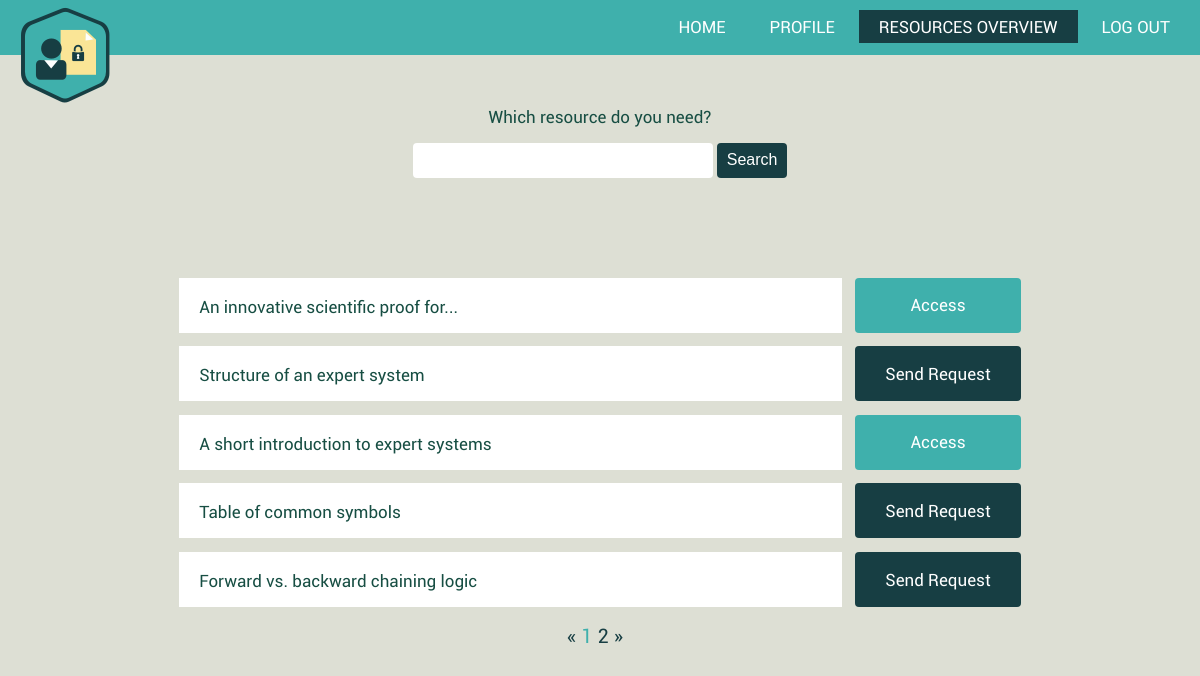
/resources-overview/ (signed in), run on the app's committed database.
### AuthorizationManagement/models.py (models this page shows)
class Resource(models.Model):
    type = models.CharField(max_length=50)
    name = models.CharField(max_length=150)
    description = models.TextField(max_length=250, blank=True,
                                   validators=[MaxLengthValidator(250)])
    creationDate = models.DateTimeField(default=datetime.now, blank=True)
    readers = models.ManyToManyField(CustomUser, related_name= 'reader')
    owners = models.ManyToManyField(Owner, related_name= 'owner')
    link = models.FileField(upload_to='')

### AuthorizationManagement/views.py (the view)
# urls.py: re_path(r'^resources-overview/$', ResourcesOverview.as_view(), name='resource-overview'),
@method_decorator(never_cache, name='dispatch')
@method_decorator(login_required, name='dispatch')
class ResourcesOverview(generic.ListView):
    model = Resource.objects.all()
    template_name = 'AuthorizationManagement/resources-overview.html'
    context_object_name = "resources_list"
    paginate_by = 5
    query = ''
    can_access = Resource.objects.none()
    requested_resources = Resource.objects.none()
    def get_queryset(self):
        return self.model
    def get_context_data(self, **kwargs):
        context = super(ResourcesOverview, self).get_context_data(**kwargs)
        context['is_admin'] = self.request.user.is_staff
        context['query'] = self.query;
        context['query_pagination_string'] = ''
        context['can_access'] = self.request.user.reader.filter(id__in=self.model) # list of resources for which the user has an access permission
        context['requested_resources'] = Resource.objects.filter(
            id__in=AccessRequest.objects.filter(sender=self.request.user).values('resource_id'))
        return context

### AuthorizationManagement/templates/AuthorizationManagement/resources-overview.html (shortened to what this page needs)
{% extends "AuthorizationManagement/base.html" %}
{% block overview%}
class="active";
{% endblock %}
{% block styles %}
{% load static %}
<link rel="stylesheet" type="text/css" href="{% static 'AuthorizationManagement/css/modal-dialog-info.css' %}" />
<link rel="stylesheet" type="text/css" href="{% static 'AuthorizationManagement/css/modal-dialog-req.css' %}" />
<link rel="stylesheet" type="text/css"href="{% static 'AuthorizationManagement/css/resources-overview.css' %}" />
{% endblock %}
{% block body %}
<div class="search">
   <p>Which resource do you need?</p>
   <form action="/resources-overview/search" method="get">
      <input type="text" name="q" class="search-box" value={{query}}>
      <input type="submit" value="Search" class="search-btn">
   </form>
   <br>
   <div class="container">
      {% if resources_list %}
      <div class="results">
      </div>
      {% for res in resources_list %}
      <a href="#{{res.id}}" class="resource-name"> {{res.name}} </a>
      {% if res in can_access or is_admin %}
      <a href="../resources/{{res.id}}" class="access-btn">Access</a>
      {% else %}
      <a href="#send-request-{{res.id}}" class="send-btn"> Send Request </a>
      {% endif %}
      {% endfor %}
   </div>
</div>
{% if is_paginated %}
<ul class="pagination">
   {% if page_obj.has_previous %}
   <li><a href="?{{query_pagination_string}}page={{ page_obj.previous_page_number }}">&laquo;</a></li>
   {% else %}
   <li class="disabled"><span>&laquo;</span></li>
   {% endif %}
   {% for i in paginator.page_range %}
   {% if page_obj.number == i %}
   <li class="active"><span>{{ i }} </span></li>
   {% else %}
   <li><a href="?{{query_pagination_string}}page={{ i }}">{{ i }}</a></li>
   {% endif %}
   {% endfor %}
   {% if page_obj.has_next %}
   <li><a href="?{{query_pagination_string}}page={{ page_obj.next_page_number }}">&raquo;</a></li>
   {% else %}
   <li class="disabled"><span>&raquo;</span></li>
   {% endif %}
</ul>
{% endif %}
{% else %}
<p class="no-results">No resources matched your search criteria.</p>
{% endif %}
{% endblock %}

### AuthorizationManagement/static/AuthorizationManagement/css/base.css (style rules this page uses)
* { margin:0; padding:0; }
body { font-family: "Roboto", sans-serif; background-color: #dddfd4; }
.active { background-color: #173e43; }

### AuthorizationManagement/static/AuthorizationManagement/css/resources-overview.css (style rules this page uses)
.search { text-align:center; color: #174e43; margin-top: 50px; font-family: "Roboto", sans-serif; font-size: 17px; }
.search-box { width: 25%; padding: 10px 16px; margin: 8px 0; margin-top: 15px; border: none; border-radius: 4px; }
.search-btn { background: #173e43; height: 35px; width: 70px; font-size: 16px; border: none; color: white; border-radius: 4px; }
.results { grid-row: 1/2; grid-column: 2/4; }
.container { display: grid; grid-template-columns: 1fr 4fr 1fr 1fr; grid-template-rows: repeat(6, 55px); grid-gap: 0.8em; font-family: "Roboto", sans-serif; }
.pagination { text-align:center; list-style: none; margin-top: 15px; margin-right: 10px; margin-bottom: 10px; font-size: 20px; color: #173e43; }
.pagination li { display: inline-block; background: none; }
.pagination li a { text-decoration:none; color: #173e43; }
.active { color: #3fb0ac; }
.resource-name { grid-column: 2/3; background: white; text-decoration: none; text-align: left; padding: 17px 20px; color: #174e43; }
.access-btn { grid-column: 3/4; font-size: 17px; background: #3fb0ac; text-decoration: none; text-align: center; padding: 1.3vw 20px; color: white; border-radius: 4px; }
.send-btn { font-size: 17px; background: #173e43; text-decoration: none; text-align: center; padding: 1.3vw 20px; color: white; border-radius: 4px; }

### data on the page
Resource: name "An innovative scientific proof for..."
Resource: name "Structure of an expert system"
Resource: name "A short introduction to expert systems"
Resource: name "Table of common symbols"
Resource: name "Forward vs. backward chaining logic"

### other printed values
{{ i }} "1"
{{ i }} "2"
